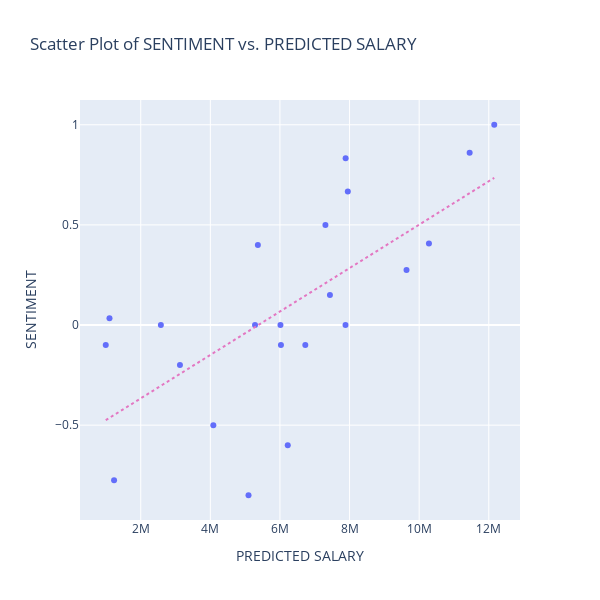

Here is the notebook cell this chart was saved with:
### Code cell
fig = px.scatter(
    final_df,
    x='PRED_AAV',
    y='SENTIMENT',
    title='Scatter Plot of SENTIMENT vs. PREDICTED SALARY',
    hover_name='PLAYER',
    trendline='ols',
    trendline_color_override='#e377c2'
)

trendline_trace = fig.data[-1]
trendline_trace.line.dash = 'dot'

fig.update_layout(
    xaxis_title='PREDICTED SALARY',
    yaxis_title='SENTIMENT',
    width=600,
    height=600,
    showlegend=True
)

fig.show()

correlation_coefficient = final_df['SENTIMENT'].corr(final_df['PRED_AAV'])
print("Correlation Coefficient r = ", correlation_coefficient)

### Figure 1 — Plotly figure (JSON) as saved in the notebook; plotly's stock layout.template omitted (floating-point values rounded to 4 significant figures)
{"data": [{"hovertemplate": "<b>%{hovertext}</b><br><br>PRED_AAV=%{x}<br>SENTIMENT=%{y}<extra></extra>", "hovertext": ["aaron ekblad", "auston matthews", "brad marchand", "brady tkachuk", "brayden schenn", "claude giroux", "connor bedard", "connor mcdavid", "evan bouchard", "evgeny kuznetsov", "jason robertson", "jeff skinner", "matt rempe", "nick cousins", "nikita kucherov", "noah hanifin", "ryan hartman", "ryan reaves", "sidney crosby", "tom wilson", "tomas hertl", "zach hyman"], "legendgroup": "", "marker": {"color": "#636efa", "symbol": "circle"}, "mode": "markers", "name": "", "orientation": "v", "showlegend": false, "type": "scatter", "x": [6224222, 11450554, 6014291, 7887017, 5365586, 6728253, 2578278, 12157337, 4086031, 7306411, 7435906, 6028423, 994677, 1233852, 9636822, 5283542, 3126601, 1102126, 10280645, 5096610, 7883589, 7950048], "xaxis": "x", "y": [-0.6, 0.86, 0, 0.8333, 0.4, -0.1, 0, 1, -0.5, 0.5, 0.15, -0.1, -0.1, -0.775, 0.275, 0, -0.2, 0.03333, 0.4071, -0.85, 0, 0.6667], "yaxis": "y"}, {"hovertemplate": "<b>OLS trendline</b><br>SENTIMENT = 1.08418e-07 * PRED_AAV + -0.583098<br>R<sup>2</sup>=0.459669<br><br>PRED_AAV=%{x}<br>SENTIMENT=%{y} <b>(trend)</b><extra></extra>", "legendgroup": "", "line": {"color": "#e377c2", "dash": "dot"}, "marker": {"color": "#636efa", "symbol": "circle"}, "mode": "lines", "name": "", "showlegend": false, "type": "scatter", "x": [994677, 1102126, 1233852, 2578278, 3126601, 4086031, 5096610, 5283542, 5365586, 6014291, 6028423, 6224222, 6728253, 7306411, 7435906, 7883589, 7887017, 7950048, 9636822, 10280645, 11450554, 12157337], "xaxis": "x", "y": [-0.4753, -0.4636, -0.4493, -0.3036, -0.2441, -0.1401, -0.03054, -0.01027, -0.001374, 0.06896, 0.07049, 0.09172, 0.1464, 0.209, 0.2231, 0.2716, 0.272, 0.2788, 0.4617, 0.5315, 0.6583, 0.735], "yaxis": "y"}], "layout": {"height": 600, "legend": {"tracegroupgap": 0}, "showlegend": true, "title": {"text": "Scatter Plot of SENTIMENT vs. PREDICTED SALARY"}, "width": 600, "xaxis": {"anchor": "y", "domain": [0, 1], "title": {"text": "PREDICTED SALARY"}}, "yaxis": {"anchor": "x", "domain": [0, 1], "title": {"text": "SENTIMENT"}}}}
